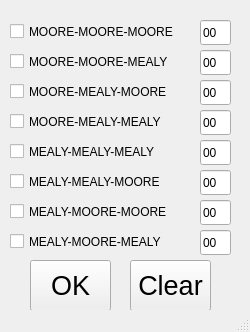
<?xml version="1.0" encoding="UTF-8"?>
<ui version="4.0">
 <class>MainWindow</class>
 <widget class="QMainWindow" name="MainWindow">
  <property name="geometry">
   <rect>
    <x>0</x>
    <y>0</y>
    <width>250</width>
    <height>332</height>
   </rect>
  </property>
  <property name="windowTitle">
   <string>MainWindow</string>
  </property>
  <widget class="QWidget" name="centralwidget">
   <widget class="QLineEdit" name="lineEdit_1">
    <property name="geometry">
     <rect>
      <x>200</x>
      <y>20</y>
      <width>31</width>
      <height>25</height>
     </rect>
    </property>
    <property name="text">
     <string>00</string>
    </property>
   </widget>
   <widget class="QLineEdit" name="lineEdit_2">
    <property name="geometry">
     <rect>
      <x>200</x>
      <y>50</y>
      <width>31</width>
      <height>25</height>
     </rect>
    </property>
    <property name="text">
     <string>00</string>
    </property>
   </widget>
   <widget class="QLineEdit" name="lineEdit_3">
    <property name="geometry">
     <rect>
      <x>200</x>
      <y>80</y>
      <width>31</width>
      <height>25</height>
     </rect>
    </property>
    <property name="text">
     <string>00</string>
    </property>
   </widget>
   <widget class="QLineEdit" name="lineEdit_4">
    <property name="geometry">
     <rect>
      <x>200</x>
      <y>110</y>
      <width>31</width>
      <height>25</height>
     </rect>
    </property>
    <property name="text">
     <string>00</string>
    </property>
   </widget>
   <widget class="QLineEdit" name="lineEdit_5">
    <property name="geometry">
     <rect>
      <x>200</x>
      <y>140</y>
      <width>31</width>
      <height>25</height>
     </rect>
    </property>
    <property name="text">
     <string>00</string>
    </property>
   </widget>
   <widget class="QLineEdit" name="lineEdit_6">
    <property name="geometry">
     <rect>
      <x>200</x>
      <y>170</y>
      <width>31</width>
      <height>25</height>
     </rect>
    </property>
    <property name="text">
     <string>00</string>
    </property>
   </widget>
   <widget class="QLineEdit" name="lineEdit_7">
    <property name="geometry">
     <rect>
      <x>200</x>
      <y>200</y>
      <width>31</width>
      <height>25</height>
     </rect>
    </property>
    <property name="text">
     <string>00</string>
    </property>
   </widget>
   <widget class="QLineEdit" name="lineEdit_8">
    <property name="geometry">
     <rect>
      <x>200</x>
      <y>230</y>
      <width>31</width>
      <height>25</height>
     </rect>
    </property>
    <property name="text">
     <string>00</string>
    </property>
   </widget>
   <widget class="QPushButton" name="pushButton_1">
    <property name="geometry">
     <rect>
      <x>30</x>
      <y>260</y>
      <width>81</width>
      <height>51</height>
     </rect>
    </property>
    <property name="font">
     <font>
      <pointsize>20</pointsize>
     </font>
    </property>
    <property name="text">
     <string>OK</string>
    </property>
   </widget>
   <widget class="QPushButton" name="pushButton_2">
    <property name="geometry">
     <rect>
      <x>130</x>
      <y>260</y>
      <width>81</width>
      <height>51</height>
     </rect>
    </property>
    <property name="font">
     <font>
      <pointsize>20</pointsize>
     </font>
    </property>
    <property name="text">
     <string>Clear</string>
    </property>
   </widget>
   <widget class="QCheckBox" name="checkBox_1">
    <property name="geometry">
     <rect>
      <x>10</x>
      <y>20</y>
      <width>181</width>
      <height>23</height>
     </rect>
    </property>
    <property name="text">
     <string>MOORE-MOORE-MOORE</string>
    </property>
   </widget>
   <widget class="QCheckBox" name="checkBox_2">
    <property name="geometry">
     <rect>
      <x>10</x>
      <y>50</y>
      <width>171</width>
      <height>23</height>
     </rect>
    </property>
    <property name="text">
     <string>MOORE-MOORE-MEALY</string>
    </property>
   </widget>
   <widget class="QCheckBox" name="checkBox_3">
    <property name="geometry">
     <rect>
      <x>10</x>
      <y>80</y>
      <width>171</width>
      <height>23</height>
     </rect>
    </property>
    <property name="text">
     <string>MOORE-MEALY-MOORE</string>
    </property>
   </widget>
   <widget class="QCheckBox" name="checkBox_4">
    <property name="geometry">
     <rect>
      <x>10</x>
      <y>110</y>
      <width>171</width>
      <height>23</height>
     </rect>
    </property>
    <property name="text">
     <string>MOORE-MEALY-MEALY</string>
    </property>
   </widget>
   <widget class="QCheckBox" name="checkBox_5">
    <property name="geometry">
     <rect>
      <x>10</x>
      <y>140</y>
      <width>161</width>
      <height>23</height>
     </rect>
    </property>
    <property name="text">
     <string>MEALY-MEALY-MEALY</string>
    </property>
   </widget>
   <widget class="QCheckBox" name="checkBox_6">
    <property name="geometry">
     <rect>
      <x>10</x>
      <y>170</y>
      <width>171</width>
      <height>23</height>
     </rect>
    </property>
    <property name="text">
     <string>MEALY-MEALY-MOORE</string>
    </property>
   </widget>
   <widget class="QCheckBox" name="checkBox_7">
    <property name="geometry">
     <rect>
      <x>10</x>
      <y>200</y>
      <width>171</width>
      <height>23</height>
     </rect>
    </property>
    <property name="text">
     <string>MEALY-MOORE-MOORE</string>
    </property>
   </widget>
   <widget class="QCheckBox" name="checkBox_8">
    <property name="geometry">
     <rect>
      <x>10</x>
      <y>230</y>
      <width>171</width>
      <height>23</height>
     </rect>
    </property>
    <property name="text">
     <string>MEALY-MOORE-MEALY</string>
    </property>
   </widget>
  </widget>
  <widget class="QStatusBar" name="statusbar"/>
 </widget>
 <resources/>
 <connections/>
</ui>
